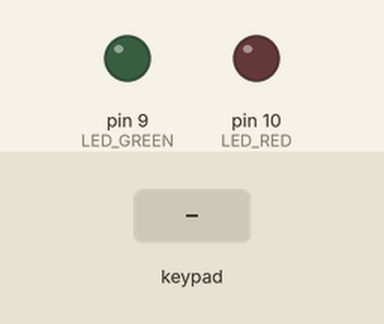
A sketch run on a simulated Arduino Uno, built with avr-gcc and run on an emulated ATmega328P. Shown: output pins drawn as LEDs (lit = HIGH). The test bench sets the inputs (shaded band).

Above: at 1.2 s.
1.3 s: keypad keys 2 3 4 5 pressed 0.4 s apart
At 4.0 s:
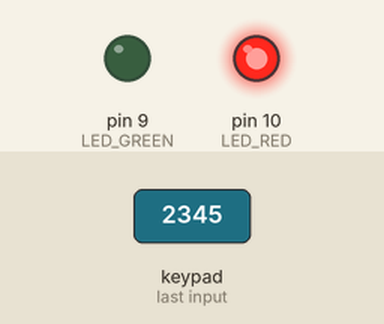
4.4 s: keypad keys 1 2 3 4 pressed 0.4 s apart
At 6.8 s:
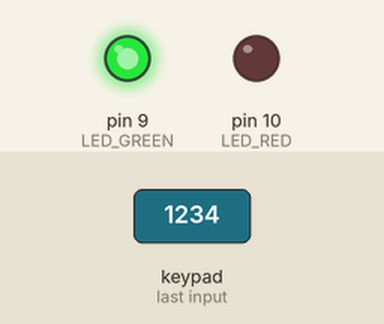
7.5 s: keypad keys 2 3 4 5 # pressed 0.4 s apart
At 9.9 s:
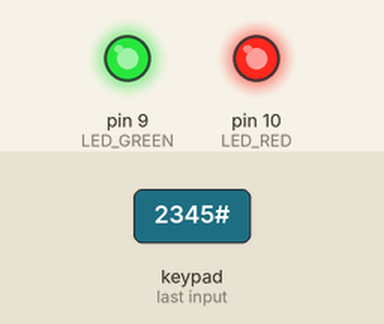
Timing chart, 0 to 11.4 s (numbered marks = the images above; inputs shaded):
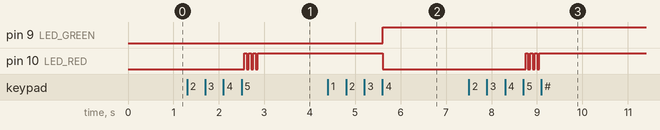

The sketch:

membrane.ino
```cpp
#include <Key.h>
#include <Keypad.h>
#define CODE_LENGTH 4
#define CLEAR_SIGN '\0'
#define CORRECT_CODE "1234"
#define LED_GREEN 9
#define LED_RED 10
#define BLINK_COUNT 4
#define BLINK_DELAY 100
#define ONSOLVE_PIN 11 // pin to change state when correct card is detected.
#define ONSOLVE_STATE LOW // state to set on ONSOLVE_PIN when correct card is deteced
#define DEBUG false
void clearCode(char * code);
bool isCodeCorrect(char* code);
void onPuzzleIncorrect();
void onPuzzleFinished();
const byte rows = 4; //four rows
const byte cols = 3; //three columns
char keys[rows][cols] = {
  {'1','2','3'},
  {'4','5','6'},
  {'7','8','9'},
  {'#','0','*'}
};
byte rowPins[rows] = {2,3,4,5}; //connect to the row pinouts of the keypad
byte colPins[cols] = {6,7,8}; //connect to the column pinouts of the keypad
Keypad keypad = Keypad( makeKeymap(keys), rowPins, colPins, rows, cols );

char * code;
unsigned char currentDigit = 0;
void setup() {
  pinMode(LED_RED, OUTPUT);
  pinMode(LED_GREEN, OUTPUT);
  code = (char*)malloc(CODE_LENGTH*sizeof(char));
  clearCode(code);
  #if DEBUG == true
  Serial.begin(9600);
  digitalWrite(LED_RED,HIGH);
  digitalWrite(LED_GREEN,LOW);
  pinMode(ONSOLVE_PIN, OUTPUT);
  #endif
}

void loop() {
  char next = keypad.waitForKey();
  #if DEBUG == true
  Serial.print(next);
  #endif
  code[currentDigit++] = next;
  if(currentDigit>=CODE_LENGTH)
  {
    if(isCodeCorrect(code))
      onPuzzleFinished();
    else
      onPuzzleIncorrect();
    clearCode(code);
    currentDigit = 0;
  }
}
void clearCode(char * code)
{
  memset(code, CLEAR_SIGN, CODE_LENGTH);
}
bool isCodeCorrect(char * code)
{
  if(memcmp(code, CORRECT_CODE, CODE_LENGTH) == 0)
    return true;
  else
    return false;
}
void onPuzzleIncorrect()
{
  for(int i = 0; i<BLINK_COUNT; i++)
  {
    digitalWrite(LED_RED,LOW);
    delay(BLINK_DELAY/2);
    digitalWrite(LED_RED,HIGH);
    delay(BLINK_DELAY/2);
  }
}

void onPuzzleFinished()
{
  #if DEBUG == true
  Serial.println("VICTORY!");
  #endif
  digitalWrite(LED_GREEN,HIGH);
  digitalWrite(LED_RED,LOW);
  digitalWrite(ONSOLVE_PIN, ONSOLVE_STATE);
}
```

Measured:
- after the input at 1.3 s, pin 10 (LED_RED): alternates HIGH for 0.05 s and LOW for 0.05 s, 7 changes in all, then stays HIGH, starting after 1.3 s
- after the input at 4.4 s, pin 9 (LED_GREEN): LOW → HIGH after 1.2 s; pin 10 (LED_RED): HIGH → LOW after 1.2 s
- after the input at 7.5 s, pin 10 (LED_RED): alternates HIGH for 0.05 s and LOW for 0.05 s, 7 changes in all, then stays HIGH, starting after 1.3 s
